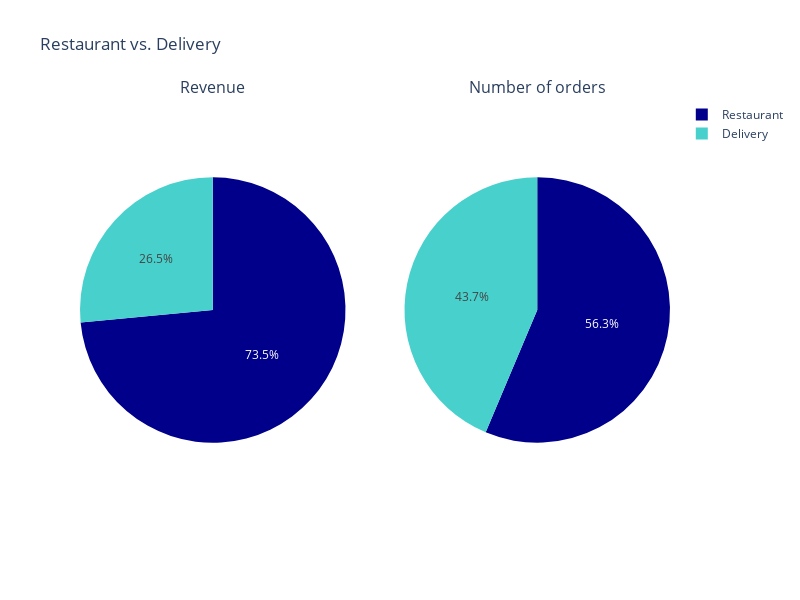

This figure's notebook cell:
### Markdown cell above
### Compare revenue and order frequency of restaurant and delivery

### Code cell
rev_in = df[df.IsDelivery == 0].TotalAmount.sum()
rev_out = df[df.IsDelivery == 1].TotalAmount.sum()

ord_in = len(df[df.IsDelivery == 0].DocNumber.unique())
ord_out = len(df[df.IsDelivery == 1].DocNumber.unique())

colors = ['darkblue', 'mediumturquoise']

fig = make_subplots(1,2, specs=[[{"type":"domain"},{"type":"domain"}]], subplot_titles=["Revenue", "Number of orders"])

fig.add_trace(go.Pie(labels=["Restaurant", "Delivery"], values=[rev_in, rev_out],marker=dict(colors=colors)),1,1)
fig.add_trace(go.Pie(values=[ord_in, ord_out],marker=dict(colors=colors),showlegend=False),1,2)

fig.update_layout(height=600, width=800, title_text="Restaurant vs. Delivery")

#Avg Spending per Order 
avg_spend_rest = np.mean(df[df.IsDelivery == 0][["DocNumber","TotalAmount"]].groupby("DocNumber").sum()) 
avg_spend_deli = np.mean(df[df.IsDelivery == 1][["DocNumber","TotalAmount"]].groupby("DocNumber").sum()) 

print("avg restaurant spending: " + str(round(avg_spend_rest[0],2)) +" €" "\n" + "avg delivery spending: " + str(round(avg_spend_deli[0],2))+ " €") 

fig.show()

### Figure 1 — Plotly figure (JSON) as saved in the notebook; plotly's stock layout.template omitted (floating-point values rounded to 4 significant figures)
{"data": [{"domain": {"x": [0, 0.45], "y": [0, 1]}, "labels": ["Restaurant", "Delivery"], "marker": {"colors": ["darkblue", "mediumturquoise"]}, "type": "pie", "values": [607700.0, 219200.0]}, {"domain": {"x": [0.55, 1], "y": [0, 1]}, "marker": {"colors": ["darkblue", "mediumturquoise"]}, "showlegend": false, "type": "pie", "values": [6281, 4866]}], "layout": {"annotations": [{"font": {"size": 16}, "showarrow": false, "text": "Revenue", "x": 0.225, "xanchor": "center", "xref": "paper", "y": 1, "yanchor": "bottom", "yref": "paper"}, {"font": {"size": 16}, "showarrow": false, "text": "Number of orders", "x": 0.775, "xanchor": "center", "xref": "paper", "y": 1, "yanchor": "bottom", "yref": "paper"}], "height": 600, "title": {"text": "Restaurant vs. Delivery"}, "width": 800}}
